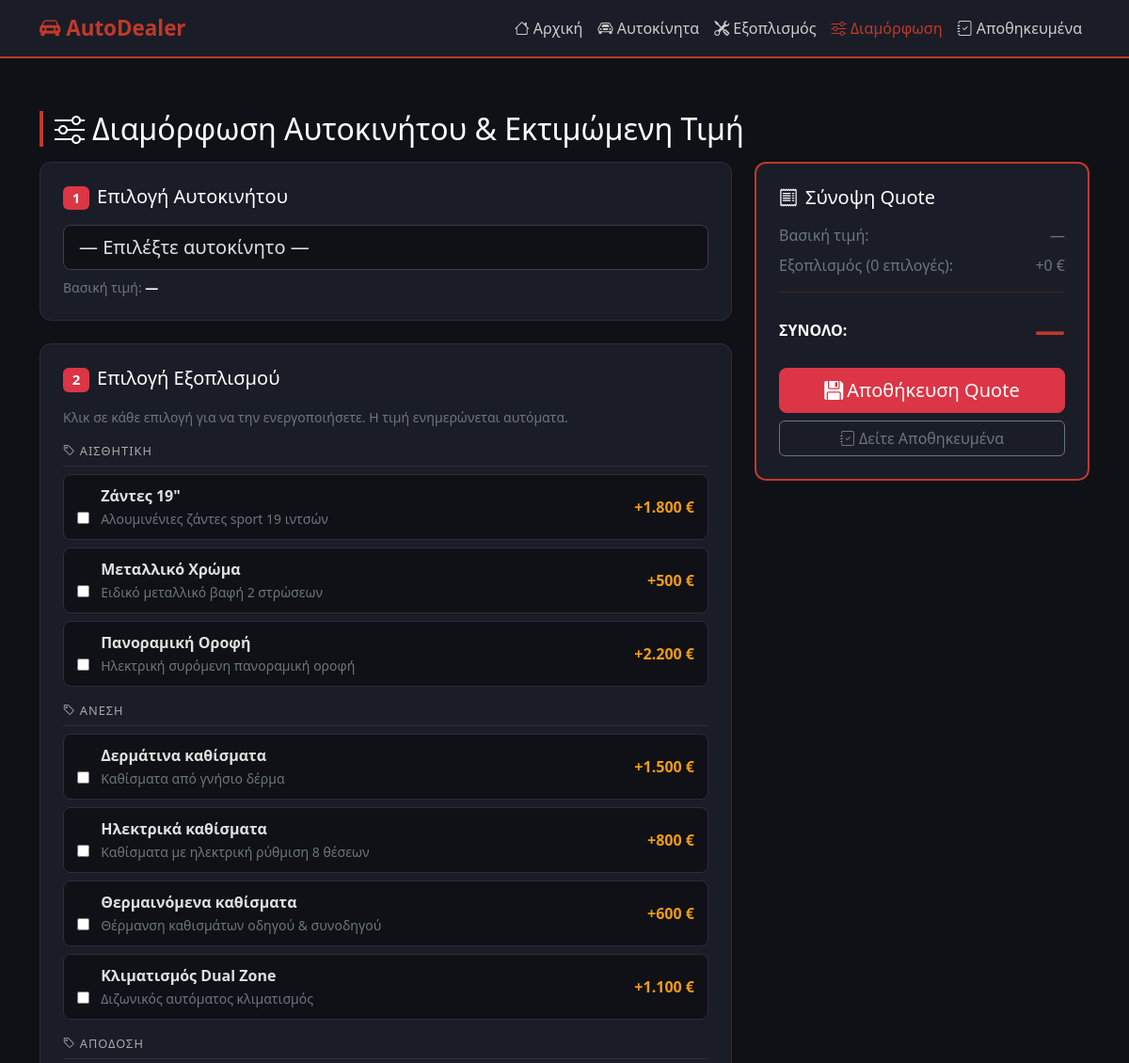
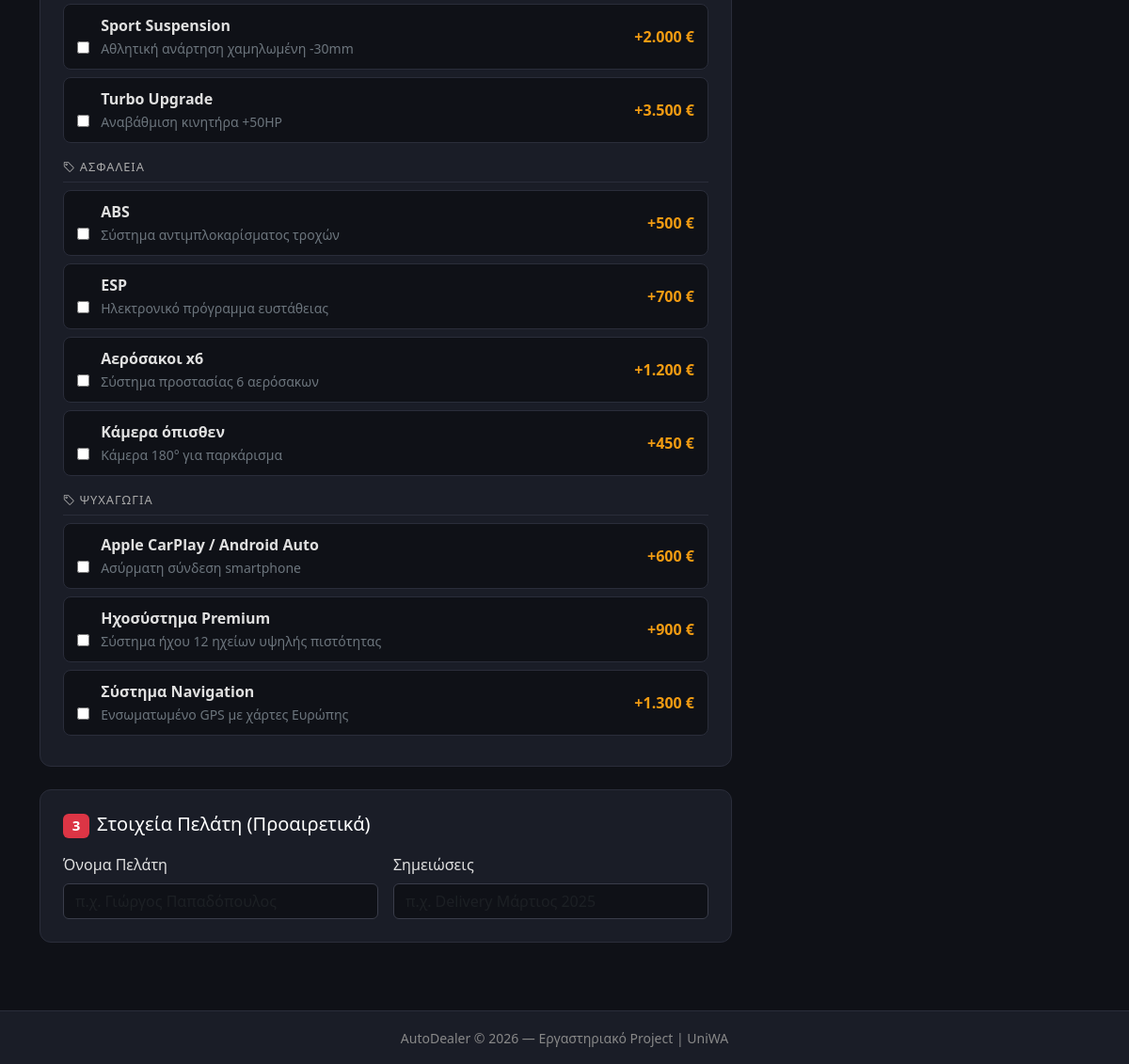
The app's page /configurator.php with its own data (2 pictures, top to bottom).
### tables this page shows
CREATE TABLE IF NOT EXISTS equipment (
    id          INT AUTO_INCREMENT PRIMARY KEY,
    name        VARCHAR(100)   NOT NULL,
    category_id INT,
    price       DECIMAL(10,2)  NOT NULL,
    description TEXT,
    FOREIGN KEY (category_id) REFERENCES equipment_categories(id) ON DELETE SET NULL
);

### configurator.php (the view, shortened to what this page needs)
<?php
require_once 'db.php';
$eq_result = $conn->query("
    SELECT e.*, ec.name AS cat_name
    FROM   equipment e
    LEFT JOIN equipment_categories ec ON ec.id = e.category_id
    ORDER  BY ec.name, e.name
");
$equipment_by_cat = [];
while ($eq = $eq_result->fetch_assoc()) {
    $cat = $eq['cat_name'] ?: 'Άλλα';
    $equipment_by_cat[$cat][] = $eq;
}
?>
<!DOCTYPE html>
<html lang="el">
<head>
    <link href="https://cdn.jsdelivr.net/npm/bootstrap@5.3.0/dist/css/bootstrap.min.css" rel="stylesheet">
    <link href="https://cdn.jsdelivr.net/npm/bootstrap-icons@1.11.0/font/bootstrap-icons.css" rel="stylesheet">
</head>
<body>
<nav class="navbar navbar-expand-lg navbar-dark">
  <div class="container">
    <a class="navbar-brand" href="index.php"><i class="bi bi-car-front-fill"></i> AutoDealer</a>
    <div class="collapse navbar-collapse" id="nav">
      <ul class="navbar-nav ms-auto">
        <li class="nav-item"><a class="nav-link" href="index.php"><i class="bi bi-house"></i> Αρχική</a></li>
        <li class="nav-item"><a class="nav-link" href="cars.php"><i class="bi bi-car-front"></i> Αυτοκίνητα</a></li>
        <li class="nav-item"><a class="nav-link" href="equipment.php"><i class="bi bi-tools"></i> Εξοπλισμός</a></li>
        <li class="nav-item"><a class="nav-link active" href="configurator.php"><i class="bi bi-sliders"></i> Διαμόρφωση</a></li>
        <li class="nav-item"><a class="nav-link" href="configurations.php"><i class="bi bi-journal-check"></i> Αποθηκευμένα</a></li>
      </ul>
    </div>
  </div>
</nav>
<div class="container py-4">
  <h2 class="section-title"><i class="bi bi-sliders me-2"></i>Διαμόρφωση Αυτοκινήτου & Εκτιμώμενη Τιμή</h2>
  <form method="POST" id="configForm">
    <div class="row g-4">
      <div class="col-lg-8">
        <div class="card-section p-4 mb-4">
          <h5 class="text-white mb-3"><span class="badge bg-danger me-2">1</span>Επιλογή Αυτοκινήτου</h5>
          <select class="form-select form-select-lg" name="car_id" id="car_select" required>
            <option value="">— Επιλέξτε αυτοκίνητο —</option>
          </select>
          <div class="mt-2 text-secondary small">
            Βασική τιμή: <span id="base_price_display" class="text-white fw-bold">—</span>
          </div>
        </div>
        <div class="card-section p-4 mb-4">
          <h5 class="text-white mb-3"><span class="badge bg-danger me-2">2</span>Επιλογή Εξοπλισμού</h5>
          <p class="text-secondary small mb-3">Κλικ σε κάθε επιλογή για να την ενεργοποιήσετε. Η τιμή ενημερώνεται αυτόματα.</p>
          <?php foreach ($equipment_by_cat as $cat_name => $items): ?>
            <div class="cat-header"><i class="bi bi-tag me-1"></i><?= htmlspecialchars($cat_name) ?></div>
            <?php foreach ($items as $eq): ?>
              <div class="eq-item" id="item_<?= $eq['id'] ?>" onclick="toggleEq(<?= $eq['id'] ?>, <?= $eq['price'] ?>)">
                <div class="d-flex justify-content-between align-items-center">
                  <div>
                    <input type="checkbox" name="equipment[]" value="<?= $eq['id'] ?>"
                           id="eq_<?= $eq['id'] ?>" class="eq-check me-2"
                           style="accent-color:#c0392b;" onclick="event.stopPropagation()">
                    <label for="eq_<?= $eq['id'] ?>" class="mb-0" style="cursor:pointer;">
                      <strong><?= htmlspecialchars($eq['name']) ?></strong>
                      <?php if ($eq['description']): ?>
                        <br><small class="text-secondary"><?= htmlspecialchars($eq['description']) ?></small>
                      <?php endif; ?>
                    </label>
                  </div>
                  <span class="eq-price ms-3 text-nowrap">+<?= number_format($eq['price'],0,',','.') ?> €</span>
                </div>
              </div>
            <?php endforeach; ?>
          <?php endforeach; ?>
        </div>
        <div class="card-section p-4">
          <h5 class="text-white mb-3"><span class="badge bg-danger me-2">3</span>Στοιχεία Πελάτη (Προαιρετικά)</h5>
          <div class="row g-3">
            <div class="col-md-6">
              <label class="form-label">Όνομα Πελάτη</label>
              <input type="text" class="form-control" name="customer_name" placeholder="π.χ. Γιώργος Παπαδόπουλος">
            </div>
            <div class="col-md-6">
              <label class="form-label">Σημειώσεις</label>
              <input type="text" class="form-control" name="notes" placeholder="π.χ. Delivery Μάρτιος 2025">
            </div>
          </div>
        </div>
      </div>
      <div class="col-lg-4">
        <div class="price-box p-4">
          <h5 class="text-white mb-3"><i class="bi bi-receipt me-2"></i>Σύνοψη Quote</h5>
          <div class="mb-2 d-flex justify-content-between text-secondary">
            <span>Βασική τιμή:</span>
            <span id="s_base">—</span>
          </div>
          <div class="mb-2 d-flex justify-content-between text-secondary">
            <span>Εξοπλισμός (<span id="s_count">0</span> επιλογές):</span>
            <span id="s_eq">+0 €</span>
          </div>
          <hr style="border-color:#c0392b;">
          <div class="d-flex justify-content-between align-items-center mb-3">
            <span class="text-white fw-bold">ΣΥΝΟΛΟ:</span>
            <span class="price-total" id="s_total">—</span>
          </div>
          <button type="submit" class="btn btn-danger w-100 btn-lg">
            <i class="bi bi-floppy-fill me-1"></i>Αποθήκευση Quote
          </button>
          <a href="configurations.php" class="btn btn-outline-secondary w-100 mt-2">
            <i class="bi bi-journal-check me-1"></i>Δείτε Αποθηκευμένα
          </a>
        </div>
      </div>
    </div>
  </form>
</div>
<footer class="py-3 mt-5 text-center">
  <small>AutoDealer &copy; <?= date('Y') ?> — Εργαστηριακό Project | UniWA</small>
</footer>
</body>
</html>

### configurator.php (style rules this page uses)
body { background:#0f1117; color:#e0e0e0; font-family:'Segoe UI',sans-serif; }
.navbar { background:#1a1d27 !important; border-bottom:2px solid #c0392b; }
.navbar-brand { color:#c0392b !important; font-weight:700; font-size:1.4rem; }
.nav-link { color:#ccc !important; }
.nav-link:hover, .nav-link.active { color:#c0392b !important; }
.card-section { background:#1a1d27; border:1px solid #2a2d3a; border-radius:12px; }
.form-control, .form-select { background:#0f1117; border:1px solid #3a3d4a; color:#e0e0e0; }
.section-title { color:#fff; border-left:4px solid #c0392b; padding-left:12px; margin:2rem 0 1rem; }
.price-box { background:#1a1d27; border:2px solid #c0392b; border-radius:12px; position:sticky; top:80px; }
.price-total { font-size:2rem; font-weight:700; color:#c0392b; }
.eq-item { background:#0f1117; border:1px solid #2a2d3a; border-radius:8px; padding:10px 14px; margin-bottom:8px; cursor:pointer; transition:border-color .2s, background .2s; }
.eq-price { color:#f39c12; font-weight:600; }
.cat-header { color:#aaa; font-size:.8rem; text-transform:uppercase; letter-spacing:1px; border-bottom:1px solid #2a2d3a; padding-bottom:6px; margin:16px 0 8px; }
footer { background:#1a1d27; border-top:1px solid #2a2d3a; color:#888; }

### records on screen
equipment: name "Ζάντες 19\"", description "Αλουμινένιες ζάντες sport 19 ιντσών", price "1.800"
equipment: name "Μεταλλικό Χρώμα", description "Ειδικό μεταλλικό βαφή 2 στρώσεων", price "500"
equipment: name "Πανοραμική Οροφή", description "Ηλεκτρική συρόμενη πανοραμική οροφή", price "2.200"
equipment: name "Δερμάτινα καθίσματα", description "Καθίσματα από γνήσιο δέρμα", price "1.500"
equipment: name "Ηλεκτρικά καθίσματα", description "Καθίσματα με ηλεκτρική ρύθμιση 8 θέσεων", price "800"
equipment: name "Θερμαινόμενα καθίσματα", description "Θέρμανση καθισμάτων οδηγού & συνοδηγού", price "600"
equipment: name "Κλιματισμός Dual Zone", description "Διζωνικός αυτόματος κλιματισμός", price "1.100"
equipment: name "Sport Suspension", description "Αθλητική ανάρτηση χαμηλωμένη -30mm", price "2.000"
equipment: name "Turbo Upgrade", description "Αναβάθμιση κινητήρα +50HP", price "3.500"
equipment: name "ABS", description "Σύστημα αντιμπλοκαρίσματος τροχών", price "500"
equipment: name "ESP", description "Ηλεκτρονικό πρόγραμμα ευστάθειας", price "700"
equipment: name "Αερόσακοι x6", description "Σύστημα προστασίας 6 αερόσακων", price "1.200"
equipment: name "Κάμερα όπισθεν", description "Κάμερα 180° για παρκάρισμα", price "450"
equipment: name "Apple CarPlay / Android Auto", description "Ασύρματη σύνδεση smartphone", price "600"
equipment: name "Ηχοσύστημα Premium", description "Σύστημα ήχου 12 ηχείων υψηλής πιστότητας", price "900"
equipment: name "Σύστημα Navigation", description "Ενσωματωμένο GPS με χάρτες Ευρώπης", price "1.300"

### other values on screen
$cat_name "ΑΙΣΘΗΤΙΚΉ"
$cat_name "ΆΝΕΣΗ"
$cat_name "ΑΠΌΔΟΣΗ"
$cat_name "ΑΣΦΆΛΕΙΑ"
$cat_name "ΨΥΧΑΓΩΓΊΑ"
